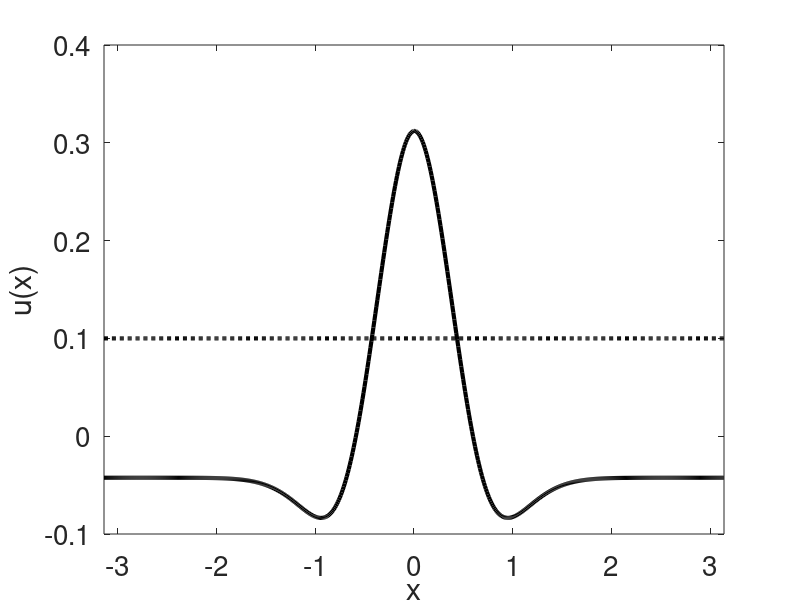

MATLAB code for this plot:
% This code uses a forward Euler method to simulate a neural field model
% with input.
%
% The spatial convolution of w and f is computed using a fast Fourier
% transform (FFT).
%
% (c) Weronika Wojtak, Feb 2023

%% cleaning
clear; clc;

%% spatial discretization
L = 1*pi; dx = 0.01; xDim = -L:dx:L; N = numel(xDim);

%% temporal discretization
T = 5; dt = 0.01; tDim = 0:dt:T; M = numel(tDim);

%% utils
sigmoid = @(x,beta,theta) 1 ./ (1 + exp(-beta*(x-theta)));
gauss = @(x,mu,sigma) exp(-0.5 * (x-mu).^2 / sigma^2);
w_mex = @(x,A_ex,s_ex,A_in,s_in,g_i) A_ex * exp(-0.5 * (x).^2 / s_ex^2) - A_in * exp(-0.5 * (x).^2 / s_in^2) - g_i;

%% parameters
p(1) = 1;      % A_ex
p(2) = 0.3;    % s_ex
p(3) = 0.4;    % A_inh
p(4) = 0.5;    % s_inh
p(5) = 0.05;   % g_i

theta = 0.1;   % theta
beta = 1000;   % sigmoid steepness
tau = 1;       % time constant

%% set kernel
w = w_mex(xDim,p(1),p(2),p(3),p(4),p(5)); w_hat = fft(w);

%% initial data
u_field =  -theta * ones(1, N);

%% inputs
A_I = 1; sigma_I = 0.2;
Input = zeros(M, N);
I_S = A_I * gauss(xDim, 0, sigma_I);
Input(1/dt:2/dt-1, :) = repmat(I_S,1/dt,1);

%% main loop
for i = 1:M
    f = sigmoid(u_field, beta, theta); f_hat = fft(f);
    convolution = dx * ifftshift(real(ifft(f_hat .* w_hat)));   
    u_field = u_field + dt/tau * (-u_field + convolution + Input(i, :));
    
    if mod(i,50)==0, disp(num2str(i*dt)), end
end

%% plot results
figure
plot(xDim,u_field,'k','linewidth',3), hold on
plot(xDim,theta*ones(1,N),':k','linewidth',3),
xlabel('x'); ylabel('u(x)');
set(gca,  'XLim', [-L L]), set(gca,  'FontSize', 20), hold off
